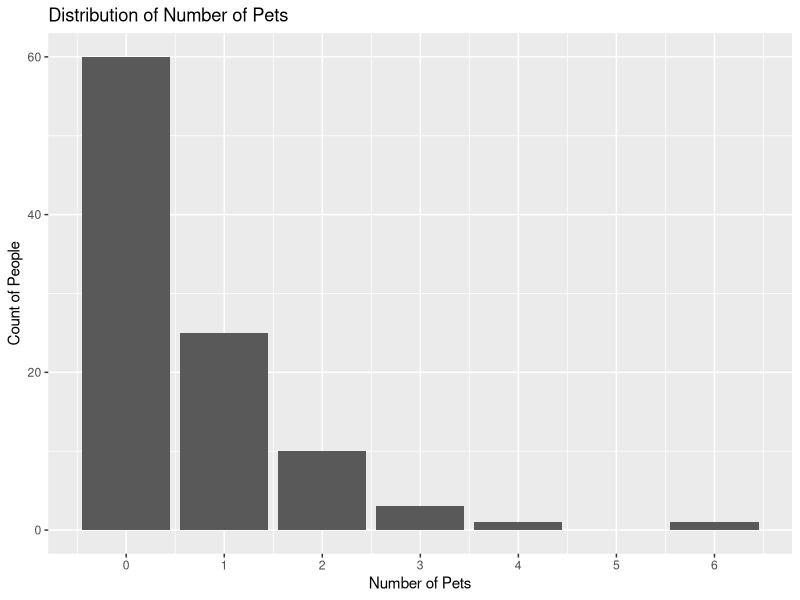

Generate this figure with R:
## ---- chunk 1

library(ggplot2)

# Sample data
data <- data.frame(
  pets = c(rep(0, 60),  # 60 people have 0 pets
           rep(1, 25),  # 25 people have 1 pet
           rep(2, 10),  # and so on...
           rep(3, 3),
           rep(4, 1),
           rep(5, 0),
           rep(6, 1))
)

# Plot
ggplot(data, aes(x=pets)) + 
  geom_bar(aes(y=..count..)) + 
  labs(title="Distribution of Number of Pets", 
       x="Number of Pets", 
       y="Count of People") +
  scale_x_continuous(breaks = 0:6)  #
